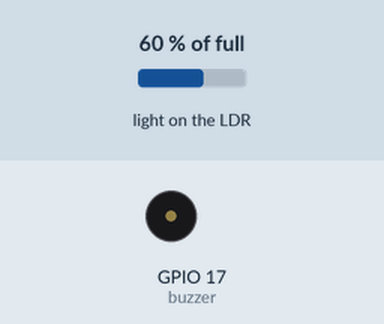
Simulated run of this program. Board: Raspberry Pi (BCM pin numbers). On the bench: buzzer (waves = sounding, pin HIGH). The inputs (shaded band) are chosen by the test bench; at power-on: light on the LDR 60 % of full.

Above: at 1.2 s.
1.3 s: light on the LDR set to 51 % of full
2.9 s: light on the LDR set to 47 % of full
At 3.5 s:
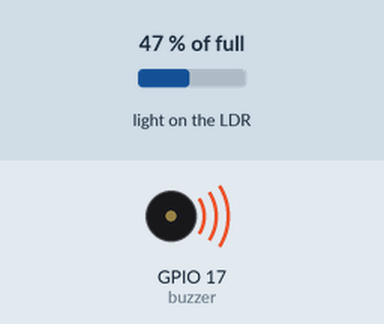
4.5 s: light on the LDR set to 50 % of full
At 6.1 s:
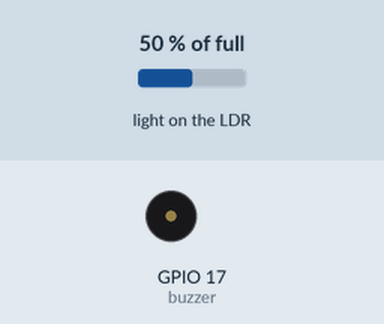
6.4 s: light on the LDR set to 2 % of full
At 7.3 s:
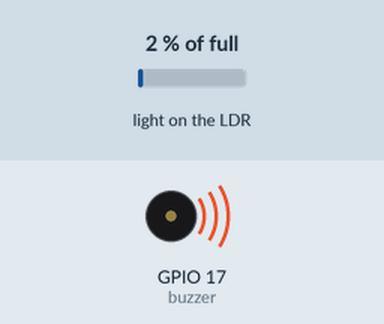
Timing chart, 0 to 8.9 s (numbered marks = the images above; inputs shaded):
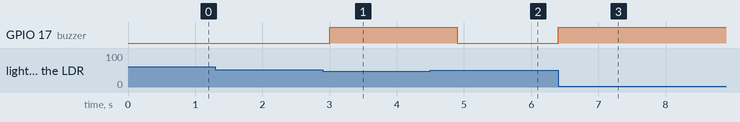

The program:

ldr.py
```python
# https://www.raspberrypi.org/learning/laser-tripwire/worksheet/

from gpiozero import LightSensor, Buzzer
from time import sleep

ldr = LightSensor(4)
buzzer = Buzzer(17)

while True:
    sleep(0.1)
    if ldr.value < 0.5:
        buzzer.on()
    else:
        buzzer.off()
```

Measured:
- the behaviour switches between 50 and 49 % of full on light on the LDR (found by bisection; images 0 and 1)
- after the input at 1.3 s, every drawn part: stays the same
- after the input at 2.9 s, GPIO 17 (buzzer): LOW → HIGH after 0.10 s
- after the input at 4.5 s, GPIO 17 (buzzer): HIGH → LOW after 0.40 s
- after the input at 6.4 s, GPIO 17 (buzzer): LOW → HIGH at once
